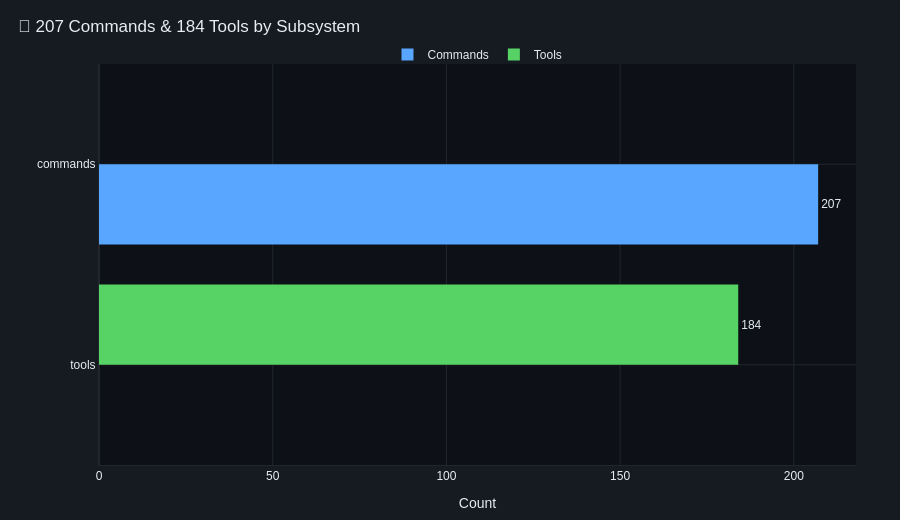

The code cell stored with this chart in its notebook:
### Markdown cell above
## 8 · Commands & Tools by Subsystem

207 slash commands + 184 tools. A grouped view exposes which subsystem
owns the most and where the real command density lives.

### Code cell
cmd_counts  = Counter(hint_sub(c.get("source_hint","")) for c in cmds)
tool_counts = Counter(hint_sub(t.get("source_hint","")) for t in tools)

top_n   = 14
cmd_df  = pd.DataFrame(cmd_counts.most_common(top_n),  columns=["Subsystem","Commands"])
tool_df = pd.DataFrame(tool_counts.most_common(top_n), columns=["Subsystem","Tools"])
merged  = (
    cmd_df.merge(tool_df, on="Subsystem", how="outer")
    .fillna(0).sort_values("Commands")
)
merged["Commands"] = merged["Commands"].astype(int)
merged["Tools"]    = merged["Tools"].astype(int)

fig_ct = go.Figure()
fig_ct.add_trace(go.Bar(
    y=merged["Subsystem"], x=merged["Commands"], name="Commands",
    orientation="h", marker=dict(color="#58a6ff", line_width=0),
    text=merged["Commands"].replace(0,""), textposition="outside",
))
fig_ct.add_trace(go.Bar(
    y=merged["Subsystem"], x=merged["Tools"], name="Tools",
    orientation="h", marker=dict(color="#56d364", line_width=0),
    text=merged["Tools"].replace(0,""), textposition="outside",
))
fig_ct.update_layout(barmode="group")
_style(fig_ct, f"🤖 {len(cmds)} Commands & {len(tools)} Tools by Subsystem", height=520)
fig_ct.update_layout(
    legend=dict(orientation="h", y=1.06, x=0.5, xanchor="center",
                bgcolor="rgba(0,0,0,0)", bordercolor=GRID_COLOR),
    xaxis_title="Count", yaxis_title="",
)
fig_ct.show()
fig_ct.write_image("graphs/06_commands_tools.png", width=1400, height=800, scale=2)

### Figure 1 — Plotly figure (JSON) as saved in the notebook; plotly's stock layout.template omitted (floating-point values rounded to 4 significant figures)
{"data": [{"marker": {"color": "#58a6ff", "line": {"width": 0}}, "name": "Commands", "orientation": "h", "text": ["", 207], "textposition": "outside", "type": "bar", "x": [0, 207], "y": ["tools", "commands"]}, {"marker": {"color": "#56d364", "line": {"width": 0}}, "name": "Tools", "orientation": "h", "text": [184, ""], "textposition": "outside", "type": "bar", "x": [184, 0], "y": ["tools", "commands"]}], "layout": {"barmode": "group", "font": {"color": "#e6edf3", "family": "Arial, sans-serif", "size": 12}, "height": 520, "legend": {"bgcolor": "rgba(0,0,0,0)", "bordercolor": "#21262d", "orientation": "h", "x": 0.5, "xanchor": "center", "y": 1.06}, "margin": {"b": 44, "l": 44, "r": 44, "t": 64}, "paper_bgcolor": "#161b22", "plot_bgcolor": "#0d1117", "title": {"font": {"color": "#e6edf3", "family": "Arial Black, Arial", "size": 17}, "text": "🤖 207 Commands & 184 Tools by Subsystem", "x": 0.02}, "xaxis": {"gridcolor": "#21262d", "linecolor": "#21262d", "title": {"text": "Count"}, "zerolinecolor": "#21262d"}, "yaxis": {"gridcolor": "#21262d", "linecolor": "#21262d", "title": {"text": ""}, "zerolinecolor": "#21262d"}}}
